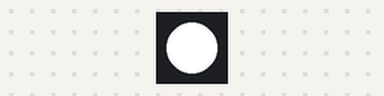
A sketch run on a simulated Arduino Uno, built with avr-gcc and run on an emulated ATmega328P. Parts: 1 RGB LEDs in strip order, left to right.

Above: at 0.15 s.
At 2.48 s:
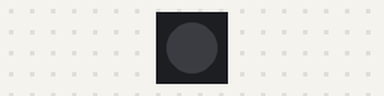
Timing chart, 0 to 3.0 s (numbered marks = the images above):
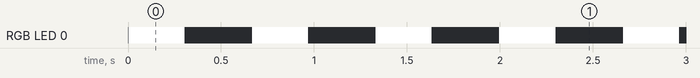

The sketch:

FastLED_Example_Test_1.ino
```cpp
#include <FastLED.h>

CRGB leds[1];

void setup() {
  FastLED.addLeds<NEOPIXEL, 6>(leds, 1);
}

void loop() {
  leds[0] = CRGB::White; FastLED.show(); delay(30);
  leds[0] = CRGB::Black; FastLED.show(); delay(30);
}
```

Measured:
- by itself, RGB LED 0: alternates RGB(255, 255, 255) for 0.30 s and off for 0.36 s
